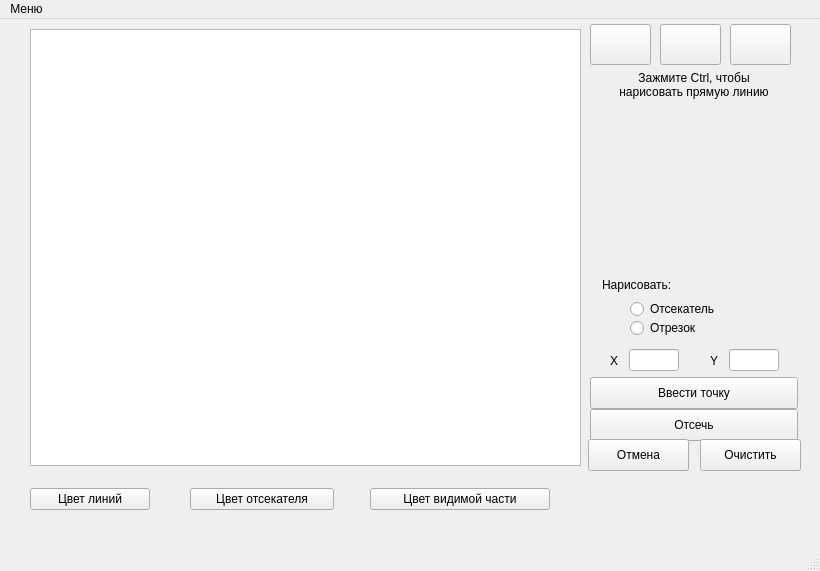
<?xml version="1.0" encoding="UTF-8"?>
<ui version="4.0">
 <class>MainWindow</class>
 <widget class="QMainWindow" name="MainWindow">
  <property name="geometry">
   <rect>
    <x>0</x>
    <y>0</y>
    <width>820</width>
    <height>571</height>
   </rect>
  </property>
  <property name="windowTitle">
   <string>Лабораторная работа №7</string>
  </property>
  <widget class="QWidget" name="centralwidget">
   <widget class="QGraphicsView" name="graphicsView">
    <property name="geometry">
     <rect>
      <x>30</x>
      <y>10</y>
      <width>551</width>
      <height>437</height>
     </rect>
    </property>
   </widget>
   <widget class="QRadioButton" name="radioButton_line">
    <property name="geometry">
     <rect>
      <x>630</x>
      <y>299</y>
      <width>209</width>
      <height>20</height>
     </rect>
    </property>
    <property name="text">
     <string>Отрезок</string>
    </property>
   </widget>
   <widget class="QLabel" name="label_4">
    <property name="geometry">
     <rect>
      <x>602</x>
      <y>258</y>
      <width>207</width>
      <height>16</height>
     </rect>
    </property>
    <property name="text">
     <string>Нарисовать:</string>
    </property>
   </widget>
   <widget class="QRadioButton" name="radioButton_cut">
    <property name="geometry">
     <rect>
      <x>630</x>
      <y>280</y>
      <width>209</width>
      <height>20</height>
     </rect>
    </property>
    <property name="text">
     <string>Отсекатель</string>
    </property>
   </widget>
   <widget class="QPushButton" name="pushButton_addPoint">
    <property name="geometry">
     <rect>
      <x>590</x>
      <y>358</y>
      <width>208</width>
      <height>32</height>
     </rect>
    </property>
    <property name="text">
     <string>Ввести точку</string>
    </property>
   </widget>
   <widget class="QLabel" name="label">
    <property name="geometry">
     <rect>
      <x>590</x>
      <y>50</y>
      <width>208</width>
      <height>32</height>
     </rect>
    </property>
    <property name="text">
     <string>Зажмите Ctrl, чтобы
нарисовать прямую линию</string>
    </property>
    <property name="alignment">
     <set>Qt::AlignCenter</set>
    </property>
   </widget>
   <widget class="QPushButton" name="pushButton_cut">
    <property name="geometry">
     <rect>
      <x>590</x>
      <y>390</y>
      <width>208</width>
      <height>32</height>
     </rect>
    </property>
    <property name="text">
     <string>Отсечь</string>
    </property>
   </widget>
   <widget class="QPushButton" name="pushButton_cancel">
    <property name="geometry">
     <rect>
      <x>588</x>
      <y>420</y>
      <width>101</width>
      <height>32</height>
     </rect>
    </property>
    <property name="text">
     <string>Отмена</string>
    </property>
   </widget>
   <widget class="QPushButton" name="pushButton_clear">
    <property name="geometry">
     <rect>
      <x>700</x>
      <y>420</y>
      <width>101</width>
      <height>32</height>
     </rect>
    </property>
    <property name="text">
     <string>Очистить</string>
    </property>
   </widget>
   <widget class="QPushButton" name="pushButton_reset_scale">
    <property name="geometry">
     <rect>
      <x>590</x>
      <y>5</y>
      <width>61</width>
      <height>41</height>
     </rect>
    </property>
    <property name="text">
     <string/>
    </property>
    <property name="icon">
     <iconset resource="../icons.qrc">
      <normaloff>:/icons/icons/scale.png</normaloff>:/icons/icons/scale.png</iconset>
    </property>
    <property name="iconSize">
     <size>
      <width>25</width>
      <height>25</height>
     </size>
    </property>
   </widget>
   <widget class="QPushButton" name="pushButton_cursor_mode">
    <property name="geometry">
     <rect>
      <x>660</x>
      <y>5</y>
      <width>61</width>
      <height>41</height>
     </rect>
    </property>
    <property name="text">
     <string/>
    </property>
    <property name="icon">
     <iconset resource="../icons.qrc">
      <normaloff>:/icons/icons/cursor.png</normaloff>:/icons/icons/cursor.png</iconset>
    </property>
    <property name="iconSize">
     <size>
      <width>25</width>
      <height>25</height>
     </size>
    </property>
   </widget>
   <widget class="QPushButton" name="pushButton_hand_mode">
    <property name="geometry">
     <rect>
      <x>730</x>
      <y>5</y>
      <width>61</width>
      <height>41</height>
     </rect>
    </property>
    <property name="text">
     <string/>
    </property>
    <property name="icon">
     <iconset resource="../icons.qrc">
      <normaloff>:/icons/icons/hand.png</normaloff>:/icons/icons/hand.png</iconset>
    </property>
    <property name="iconSize">
     <size>
      <width>25</width>
      <height>25</height>
     </size>
    </property>
   </widget>
   <widget class="QWidget" name="layoutWidget">
    <property name="geometry">
     <rect>
      <x>30</x>
      <y>460</y>
      <width>151</width>
      <height>41</height>
     </rect>
    </property>
    <layout class="QHBoxLayout" name="horizontalLayout">
     <item>
      <widget class="QPushButton" name="pushButton_line_color">
       <property name="text">
        <string>Цвет линий</string>
       </property>
      </widget>
     </item>
     <item>
      <widget class="QLabel" name="label_lc">
       <property name="minimumSize">
        <size>
         <width>25</width>
         <height>25</height>
        </size>
       </property>
       <property name="maximumSize">
        <size>
         <width>25</width>
         <height>25</height>
        </size>
       </property>
       <property name="sizeIncrement">
        <size>
         <width>0</width>
         <height>0</height>
        </size>
       </property>
       <property name="baseSize">
        <size>
         <width>0</width>
         <height>0</height>
        </size>
       </property>
       <property name="text">
        <string/>
       </property>
      </widget>
     </item>
    </layout>
   </widget>
   <widget class="QWidget" name="layoutWidget">
    <property name="geometry">
     <rect>
      <x>190</x>
      <y>460</y>
      <width>175</width>
      <height>41</height>
     </rect>
    </property>
    <layout class="QHBoxLayout" name="horizontalLayout_2">
     <item>
      <widget class="QPushButton" name="pushButton_cut_color">
       <property name="text">
        <string>Цвет отсекателя</string>
       </property>
      </widget>
     </item>
     <item>
      <widget class="QLabel" name="label_cc">
       <property name="minimumSize">
        <size>
         <width>25</width>
         <height>25</height>
        </size>
       </property>
       <property name="maximumSize">
        <size>
         <width>25</width>
         <height>25</height>
        </size>
       </property>
       <property name="sizeIncrement">
        <size>
         <width>0</width>
         <height>0</height>
        </size>
       </property>
       <property name="baseSize">
        <size>
         <width>0</width>
         <height>0</height>
        </size>
       </property>
       <property name="text">
        <string/>
       </property>
      </widget>
     </item>
    </layout>
   </widget>
   <widget class="QWidget" name="layoutWidget">
    <property name="geometry">
     <rect>
      <x>370</x>
      <y>460</y>
      <width>211</width>
      <height>41</height>
     </rect>
    </property>
    <layout class="QHBoxLayout" name="horizontalLayout_3">
     <item>
      <widget class="QPushButton" name="pushButton_visible_line_color">
       <property name="text">
        <string>Цвет видимой части</string>
       </property>
      </widget>
     </item>
     <item>
      <widget class="QLabel" name="label_vlc">
       <property name="minimumSize">
        <size>
         <width>25</width>
         <height>25</height>
        </size>
       </property>
       <property name="maximumSize">
        <size>
         <width>25</width>
         <height>25</height>
        </size>
       </property>
       <property name="sizeIncrement">
        <size>
         <width>0</width>
         <height>0</height>
        </size>
       </property>
       <property name="baseSize">
        <size>
         <width>0</width>
         <height>0</height>
        </size>
       </property>
       <property name="text">
        <string/>
       </property>
      </widget>
     </item>
    </layout>
   </widget>
   <widget class="QWidget" name="layoutWidget">
    <property name="geometry">
     <rect>
      <x>710</x>
      <y>330</y>
      <width>69</width>
      <height>23</height>
     </rect>
    </property>
    <layout class="QHBoxLayout" name="horizontalLayout_5">
     <item>
      <widget class="QLabel" name="label_3">
       <property name="text">
        <string>Y</string>
       </property>
      </widget>
     </item>
     <item>
      <widget class="QLineEdit" name="lineEdit_y">
       <property name="maximumSize">
        <size>
         <width>50</width>
         <height>16777215</height>
        </size>
       </property>
      </widget>
     </item>
    </layout>
   </widget>
   <widget class="QWidget" name="layoutWidget">
    <property name="geometry">
     <rect>
      <x>610</x>
      <y>330</y>
      <width>69</width>
      <height>23</height>
     </rect>
    </property>
    <layout class="QHBoxLayout" name="horizontalLayout_4">
     <item>
      <widget class="QLabel" name="label_2">
       <property name="text">
        <string>X</string>
       </property>
      </widget>
     </item>
     <item>
      <widget class="QLineEdit" name="lineEdit_x">
       <property name="maximumSize">
        <size>
         <width>50</width>
         <height>16777215</height>
        </size>
       </property>
      </widget>
     </item>
    </layout>
   </widget>
  </widget>
  <widget class="QMenuBar" name="menubar">
   <property name="geometry">
    <rect>
     <x>0</x>
     <y>0</y>
     <width>820</width>
     <height>24</height>
    </rect>
   </property>
   <widget class="QMenu" name="menu">
    <property name="title">
     <string>Меню</string>
    </property>
    <addaction name="program_info_action"/>
    <addaction name="author_info_action"/>
    <addaction name="exit_action"/>
   </widget>
   <addaction name="menu"/>
  </widget>
  <widget class="QStatusBar" name="statusbar"/>
  <action name="program_info_action">
   <property name="text">
    <string>О программе</string>
   </property>
  </action>
  <action name="author_info_action">
   <property name="text">
    <string>Об авторе</string>
   </property>
  </action>
  <action name="exit_action">
   <property name="text">
    <string>Выйти</string>
   </property>
  </action>
 </widget>
 <resources>
  <include location="../icons.qrc"/>
 </resources>
 <connections/>
</ui>
